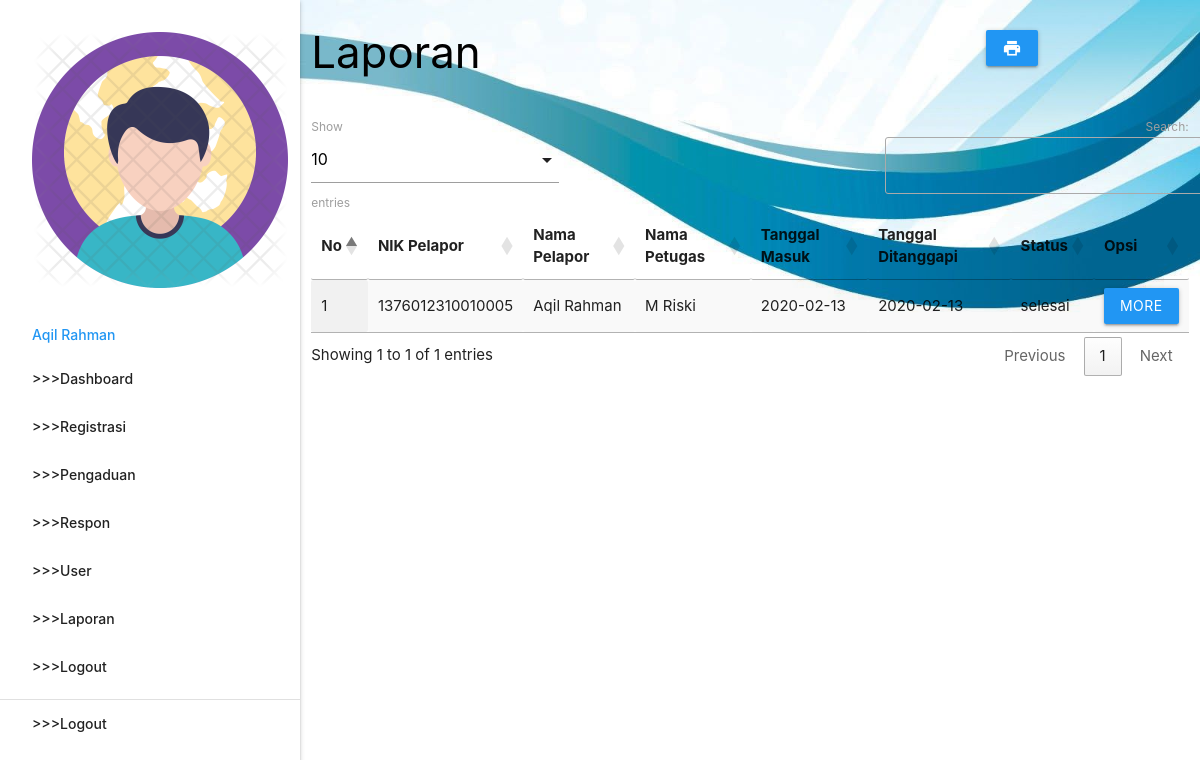
The page /admin/index.php?p=laporan (signed in) on the database its author committed.
### tables this page shows
CREATE TABLE `pengaduan` (
  `id_pengaduan` int(5) NOT NULL,
  `tgl_pengaduan` varchar(20) NOT NULL,
  `nik` varchar(16) NOT NULL,
  `isi_laporan` text NOT NULL,
  `foto` varchar(255) NOT NULL,
  `status` enum('proses','selesai') NOT NULL
);

CREATE TABLE `masyarakat` (
  `nik` varchar(16) NOT NULL,
  `nama` varchar(35) NOT NULL,
  `username` varchar(25) NOT NULL,
  `password` varchar(255) NOT NULL,
  `telp` varchar(13) NOT NULL
);

CREATE TABLE `petugas` (
  `id_petugas` int(5) NOT NULL,
  `nama_petugas` varchar(30) NOT NULL,
  `username` varchar(30) NOT NULL,
  `password` varchar(255) NOT NULL,
  `telp_petugas` varchar(13) NOT NULL,
  `level` enum('admin','petugas') NOT NULL
);

CREATE TABLE `tanggapan` (
  `id_tanggapan` int(5) NOT NULL,
  `id_pengaduan` int(5) NOT NULL,
  `tgl_tanggapan` varchar(20) NOT NULL,
  `tanggapan` text NOT NULL,
  `id_petugas` int(5) NOT NULL
);

### admin/laporan.php (the view, shortened to what this page needs)
       <div class="row">
         <div class="col s12 m9">
           <h3 class="black-text">Laporan</h3>
         </div>
         <div class="col s12 m3">
           <div class="section"></div>
           <a class="waves-effect waves-light btn blue" href="cetak.php"><i class="material-icons">print</i></a>
         </div>
       </div>
       <table id="example" class="display responsive-table" style="width:100%">
         <thead>
             <tr>
			<th>No</th>
			<th>NIK Pelapor</th>
			<th>Nama Pelapor</th>
			<th>Nama Petugas</th>
			<th>Tanggal Masuk</th>
			<th>Tanggal Ditanggapi</th>
			<th>Status</th>
			<th>Opsi</th>
             </tr>
         </thead>
         <tbody>
<?php
	$no=1;
	$query = mysqli_query($koneksi,"SELECT * FROM pengaduan INNER JOIN masyarakat ON pengaduan.nik=masyarakat.nik INNER JOIN tanggapan ON tanggapan.id_pengaduan=pengaduan.id_pengaduan INNER JOIN petugas ON tanggapan.id_petugas=petugas.id_petugas ORDER BY tgl_pengaduan DESC");
	while ($r=mysqli_fetch_assoc($query)) { ?>
	<tr>
		<td><?php echo $no++; ?></td>
		<td><?php echo $r['nik']; ?></td>
		<td><?php echo $r['nama']; ?></td>
		<td><?php echo $r['nama_petugas']; ?></td>
		<td><?php echo $r['tgl_pengaduan']; ?></td>
		<td><?php echo $r['tgl_tanggapan']; ?></td>
		<td><?php echo $r['status']; ?></td>
		<td><a class="btn blue modal-trigger" href="#laporan?id_tanggapan=<?php echo $r['id_tanggapan'] ?>">More</a></td>
	</tr>
           <?php  }
            ?>
         </tbody>
       </table>

### rows shown on the page
pengaduan: masyarakat.nik "1376012310010005", masyarakat.nama "Aqil Rahman", petugas.nama_petugas "M Riski", tgl_pengaduan "2020-02-13", tanggapan.tgl_tanggapan "2020-02-13", status "selesai"

### other values the page prints
$_SESSION['data']['nama_petugas'] "Aqil Rahman"
